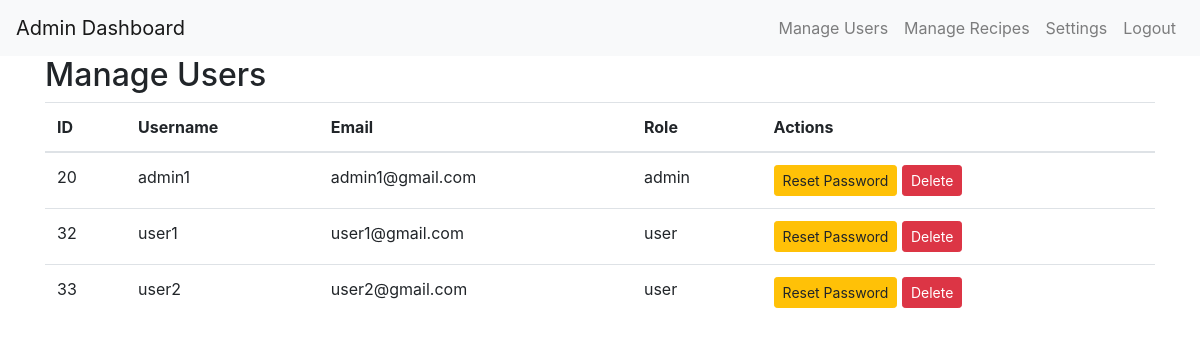
/admin/manage_users (signed in), run on an earlier commit of the app's database.
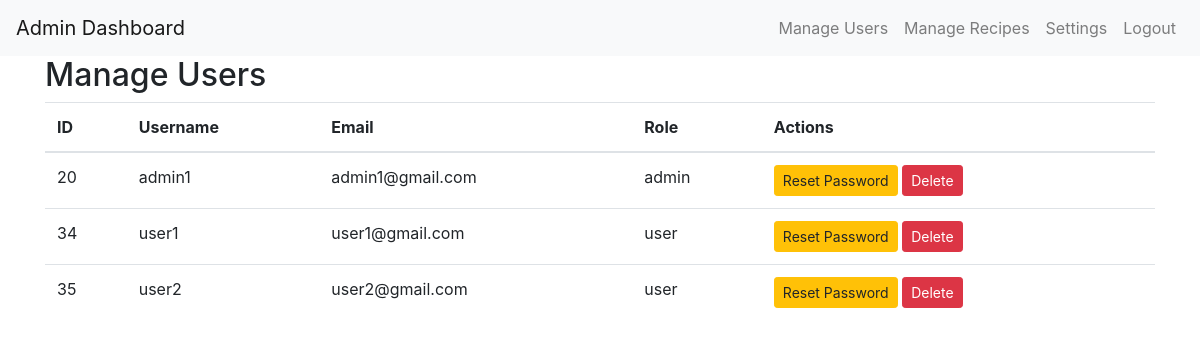
And on a later commit of the database.
### app/models.py (models this page shows)
class User(db.Model, UserMixin):
    id = db.Column(db.Integer, primary_key=True)
    username = db.Column(db.String(20), unique=True, nullable=False)
    email = db.Column(db.String(120), unique=True, nullable=False)
    password = db.Column(db.String(60), nullable=False)
    role = db.Column(db.String(10), nullable=False, default='user')
    completed_recipes = db.Column(db.Integer, default=0)
    recipes_created = db.Column(db.Integer, default=0)
    recipes_shared = db.Column(db.Integer, default=0)
    friends_connected = db.Column(db.Integer, default=0)
    shopping_lists_created = db.Column(db.Integer, default=0)
    conversion_tool_uses = db.Column(db.Integer, default=0)
    credits = db.Column(db.Integer, default=100)
    tools = db.relationship('Tool', backref='owner', lazy=True, cascade="all, delete-orphan")
    posts = db.relationship('Post', backref='author', lazy=True, cascade="all, delete-orphan")
    created_challenges = db.relationship('Challenge', backref='creator', lazy=True, overlaps="challenge_creator,created_challenges")
    participated_challenges = db.relationship('ChallengeParticipant', backref='user_participation', lazy=True, overlaps="participant,challenges_participated")
    achievements = db.relationship('Achievement', backref='user', lazy=True, cascade="all, delete-orphan")

### app/admin_routes.py (the view)
@admin.route('/manage_users')
@login_required
def manage_users():
    if current_user.role != 'admin':
        flash('You do not have permission to view this page.', 'danger')  # Show error message if user is not admin
        return redirect(url_for('user.index'))  # Redirect non-admin users to the user index page
    users = User.query.all()  # Query all users from the database
    return render_template('admin_manage_users.html', users=users)  # Render the manage users page for admins

### app/__init__.py (called while the page is built)
@login_manager.user_loader
def load_user(user_id):
    from app.models import User
    return User.query.get(int(user_id))

### app/templates/admin_manage_users.html (shortened to what this page needs)
{% extends "admin_base.html" %}
{% block content %}
<h2>Manage Users</h2>
<table class="table">
    <thead>
        <tr>
            <th>ID</th>
            <th>Username</th>
            <th>Email</th>
            <th>Role</th>
            <th>Actions</th>
        </tr>
    </thead>
    <tbody>
        {% for user in users %}
        <tr>
            <td>{{ user.id }}</td>
            <td>{{ user.username }}</td>
            <td>{{ user.email }}</td>
            <td>{{ user.role }}</td>
            <td>
                <a href="{{ url_for('admin.admin_reset_password', user_id=user.id) }}" class="btn btn-warning btn-sm">Reset Password</a>
                <form action="{{ url_for('admin.admin_delete_user', user_id=user.id) }}" method="POST" style="display:inline;">
                    <button type="submit" class="btn btn-danger btn-sm">Delete</button>
                </form>
            </td>
        </tr>
        {% endfor %}
    </tbody>
</table>
{% endblock %}

### app/templates/admin_base.html (shortened to what this page needs)
<!DOCTYPE html>
<html lang="en">
<head>
    <link rel="stylesheet" href="https://stackpath.bootstrapcdn.com/bootstrap/4.5.2/css/bootstrap.min.css">
</head>
<body>
    <nav class="navbar navbar-expand-lg navbar-light bg-light">
        <a class="navbar-brand" href="{{ url_for('admin.dashboard') }}">Admin Dashboard</a>
        <div class="collapse navbar-collapse" id="navbarNav">
            <ul class="navbar-nav ml-auto">
                <li class="nav-item">
                    <a class="nav-link" href="{{ url_for('admin.manage_users') }}">Manage Users</a>
                </li>
                <li class="nav-item">
                    <a class="nav-link" href="{{ url_for('admin.manage_recipes') }}">Manage Recipes</a>
                </li>
                <li class="nav-item">
                    <a class="nav-link" href="{{ url_for('admin.settings') }}">Settings</a>
                </li>
                <li class="nav-item">
                    <a class="nav-link" href="{{ url_for('user.logout') }}">Logout</a>
                </li>
            </ul>
        </div>
    </nav>
    <div class="container">
        {% block content %}{% endblock %}
    </div>
</body>
</html>

What changed in the data, as far as the page shows it:
removed User: id "32", username "user1", email "user1@gmail.com", role "user"
removed User: id "33", username "user2", email "user2@gmail.com", role "user"
added User: id "34", username "user1", email "user1@gmail.com", role "user"
added User: id "35", username "user2", email "user2@gmail.com", role "user"
